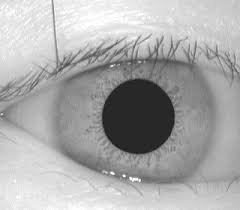
#> input picture 001/L/2.jpg, 240 x 210 px, found by its file name; its folder holds 4 pictures in this run
$ python iris-new.py
#> lines starting #> are read from the running program, lines starting #| are printed output that depends on the picture; after the words box and inside, x2 and y2 are one past the last pixel; in counts of white or black regions, pixels touching at a corner belong together
import cv2
import numpy as np
import os

directory = os.listdir(os.getcwd() + '/001/L/')
num_of_file = len(directory)
for file in directory:
    print(file)
file_name = input("Filename with extension: ")
#> the answer given: 001/L/2.jpg
path = os.getcwd() + '/001/L/%s' % (file_name)
image_read = cv2.imread(path)
#> image_read is the input picture: shape (210, 240, 3); min 21, max 255, mean 170.4
output = image_read.copy()
image_test = cv2.imread(path, cv2.IMREAD_GRAYSCALE)
#> image_test: shape (210, 240); min 21, max 255, mean 170.4
image_test = cv2.GaussianBlur(image_test, (7, 7), 1)
image_test = cv2.Canny(image_test, 20, 70, apertureSize=3)
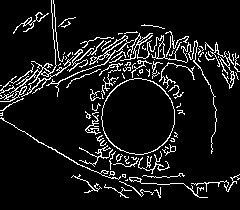
#> image_test: shape (210, 240); 9.1% white in thin lines or dots
cv2.imshow("canny outer", image_test)

hough_circle = cv2.HoughCircles(image_test, cv2.HOUGH_GRADIENT, 1.3, 800)
#> hough_circle = [[151.4, 112.4, 65]]
if hough_circle is not None:
    hough_circle = np.round(hough_circle[0, :]).astype("int")
#> hough_circle = [[151, 112, 65]]
    for (x, y, radius) in hough_circle:
        cv2.circle(output, (x, y), radius, (255, 0, 0), 4)
#> this loop made 1 pass
#> output: shape (210, 240, 3); 4% of pixels changed, all inside (x1, y1, x2, y2) = (84, 45, 219, 180)

image_test1 = cv2.imread(path, cv2.IMREAD_GRAYSCALE)
image_test1 = cv2.GaussianBlur(image_test1, (7, 7), 1)
image_test1 = cv2.Canny(image_test1, 100, 120, apertureSize=3)
#> image_test1: shape (210, 240); 3.5% white in thin lines or dots
cv2.imshow("canny-2", image_test1)

circles = cv2.HoughCircles(image_test, cv2.HOUGH_GRADIENT, 1, 800, param1=50, param2=20, minRadius=0, maxRadius=60)
#> circles = [[158.5, 119.5, 58.3]]
circles = np.round(circles[0, :]).astype("int")
#> circles = [[158, 120, 58]]

for (x, y, r) in circles:
    cv2.circle(output, (x, y), r, (0, 255, 0), 2)
    cv2.rectangle(output, (x - 2, y - 2), (x + 2, y + 2), (0, 128, 255), -1)
#> this loop made 1 pass
#> output: shape (210, 240, 3); mean B, G, R 171.2, 168, 162.5

cv2.imshow('detected circles', output)
cv2.waitKey(0)

file_name = '1.jpg'  # original image
path = os.getcwd() + '/001/L/%s' % (file_name)
image_read = cv2.imread(path)
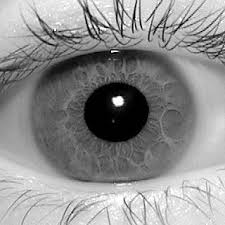
#> input picture 001/L/1.jpg, 225 x 225 px
#> image_read is the input picture: shape (225, 225, 3); min 0, max 255, mean 142.6
output = image_read.copy()
image_test2 = cv2.imread(path, cv2.IMREAD_GRAYSCALE)
#> image_test2: shape (225, 225); min 0, max 255, mean 142.6
image_test2 = cv2.GaussianBlur(image_test2, (7, 7), 1)
image_test2 = cv2.Canny(image_test2, 20, 70, apertureSize=3)
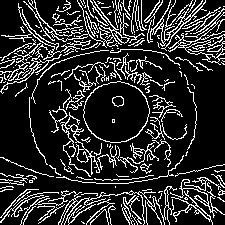
#> image_test2: shape (225, 225); 17.9% white in thin lines or dots

hough_circle = cv2.HoughCircles(image_test, cv2.HOUGH_GRADIENT, 1.3, 800)
#> hough_circle = [[151.4, 112.4, 65]]
if hough_circle is not None:
    hough_circle = np.round(hough_circle[0, :]).astype("int")
#> hough_circle = [[151, 112, 65]]
    for (x, y, radius) in hough_circle:
        cv2.circle(output, (x, y), radius, (255, 0, 0), 4)
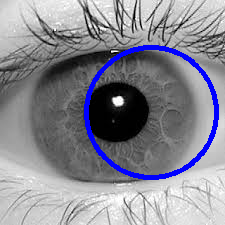
#> output: shape (225, 225, 3); 3.98% of pixels changed, all inside (x1, y1, x2, y2) = (84, 45, 219, 180)

image_test3 = cv2.imread(path, cv2.IMREAD_GRAYSCALE)
image_test3 = cv2.GaussianBlur(image_test3, (7, 7), 1)
image_test3 = cv2.Canny(image_test3, 100, 120, apertureSize=3)
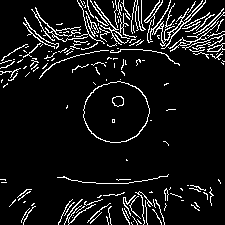
#> image_test3: shape (225, 225); 8.5% white in thin lines or dots

circles = cv2.HoughCircles(image_test, cv2.HOUGH_GRADIENT, 1, 800, param1=50, param2=20, minRadius=0, maxRadius=60)
#> circles = [[158.5, 119.5, 58.3]]
circles = np.round(circles[0, :]).astype("int")
#> circles = [[158, 120, 58]]

for (x, y, r) in circles:
    cv2.circle(output, (x, y), r, (0, 255, 0), 2)
    cv2.rectangle(output, (x - 2, y - 2), (x + 2, y + 2), (0, 128, 255), -1)
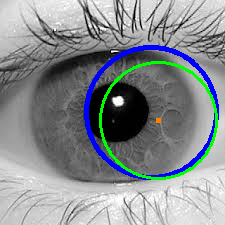
#> output: shape (225, 225, 3); 2.21% of pixels changed, all inside (x1, y1, x2, y2) = (99, 61, 218, 180)

original = image_test2
image_to_compare = image_test

sift = cv2.xfeatures2d.SIFT_create()
kp_1, desc_1 = sift.detectAndCompute(original, None)
#> kp_1 = 526 keypoints; strongest (x, y, size): (112, 28, 1.9), (55, 16, 2), (50, 30, 2), (119, 37, 1.8)
kp_2, desc_2 = sift.detectAndCompute(image_to_compare, None)
#> kp_2 = 276 keypoints; strongest (x, y, size): (160, 167, 1.9), (37, 73, 1.9), (208, 57, 1.9), (19, 89, 1.9)

index_params = dict(algorithm=0, trees=5)
search_params = dict()
flann = cv2.FlannBasedMatcher(index_params, search_params)

matches = flann.knnMatch(desc_1, desc_2, k=2)
#> matches = 526 matches

good_points = []
for m, n in matches:
    if m.distance < 0.6 * n.distance:
        good_points.append(m)
#> after the loop, good_points = []

# Define how similar they are
number_keypoints = 0
if len(kp_1) <= len(kp_2):
    number_keypoints = len(kp_1)
else:
    number_keypoints = len(kp_2)
#> number_keypoints = 276

print("Keypoints 1ST Image: " + str(len(kp_1)))
#| Keypoints 1ST Image: 526
print("Keypoints 2ND Image: " + str(len(kp_2)))
#| Keypoints 2ND Image: 276
print("GOOD Matches:", len(good_points))
#| GOOD Matches: 0
res = len(good_points) / number_keypoints * 100
#> res = 0
print("How good it's the match: ", res)
#| How good it's the match:  0.0
threshold = 90
if res >= threshold:
    print("Access Granted")
else:
    print("Access Denied")

result = cv2.drawMatches(original, kp_1, image_to_compare, kp_2, good_points, None)
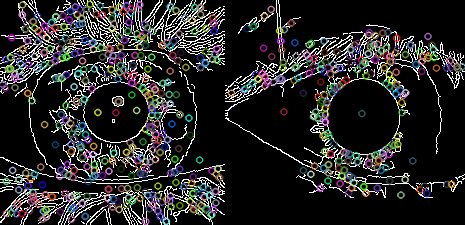
#> result: shape (225, 465, 3); mean of channels 0, 1, 2 39.8, 40, 40.4; drawn as B, G, R

cv2.imshow("result", result)
cv2.imwrite("feature_matching.jpg", result)

cv2.imshow("Original", original)
cv2.imshow("Test Input", image_to_compare)
cv2.waitKey(0)
cv2.destroyAllWindows()
